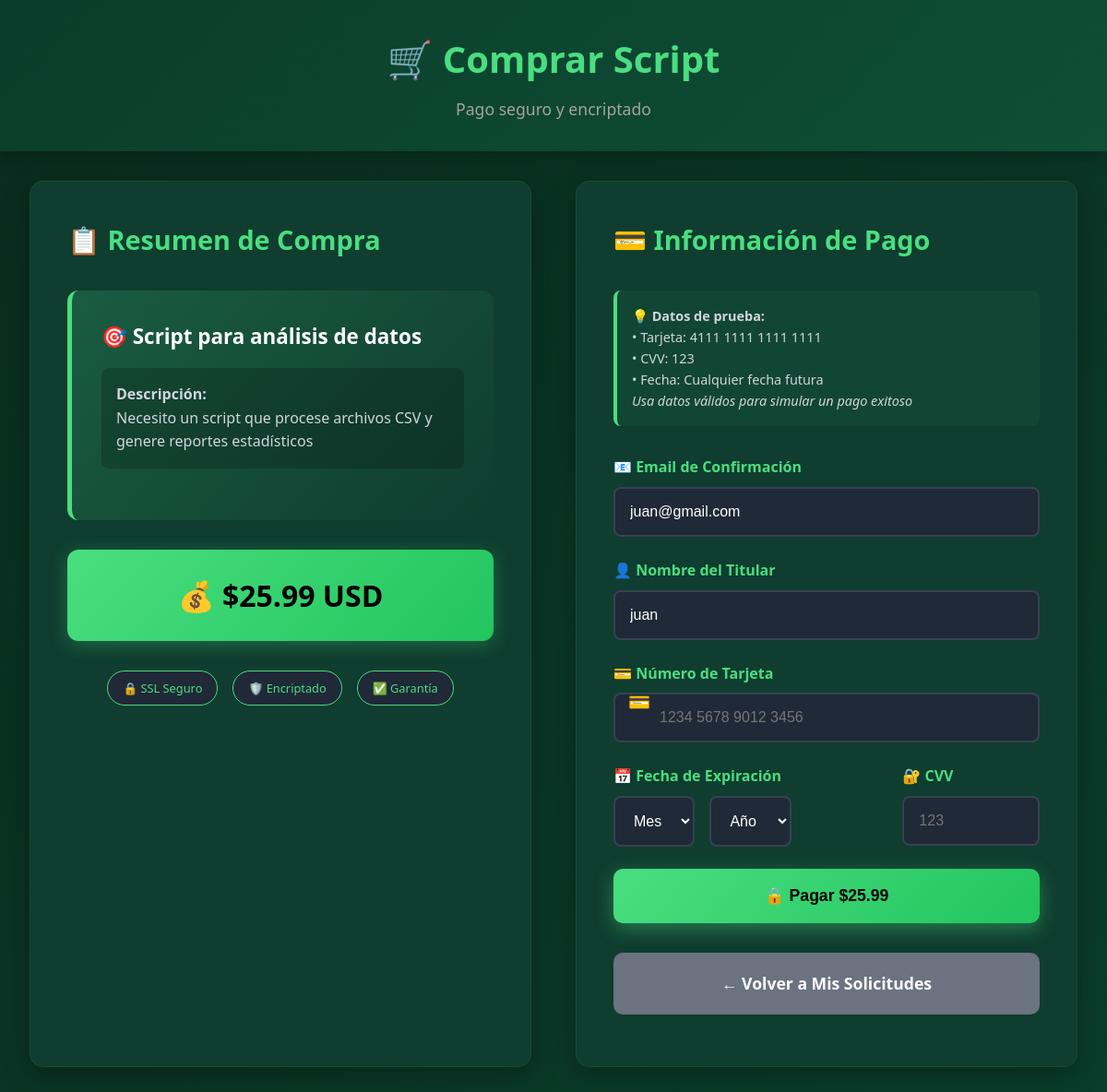
The app's page /comprar-script.php?solicitud_id=1 (signed in) with its own data.
### tables this page shows
CREATE TABLE solicitudes (
    id INT AUTO_INCREMENT PRIMARY KEY,
    usuario_id INT NOT NULL,
    titulo VARCHAR(255) NOT NULL,
    descripcion TEXT NOT NULL,
    estado ENUM('pendiente', 'en proceso', 'completado', 'rechazado') NOT NULL DEFAULT 'pendiente',
    fecha_creacion TIMESTAMP DEFAULT CURRENT_TIMESTAMP,
    FOREIGN KEY (usuario_id) REFERENCES usuarios(id) ON DELETE CASCADE
);

### database/PDO/Connection.php (called while the page is built, shortened)
<?php
class Connection
{
  private static $instance;
  private $connection;
  public static function getInstance()
  {
    if (!self::$instance instanceof self) {
      self::$instance =  new self;
    }
    return self::$instance;
  }
  public function getConnection()
  {
    return $this->connection;
  }
  private function makeConnection()
  {
    $this->connection = $this->conectarpdo();
  }
  private function conectarpdo()
  {
    $server = "localhost";
    $db = "TiendaScripts";
    $user = "root";
    $password = "caminante";
    try {
      $pdo = new \PDO("mysql:host=$server;dbname=$db", $user, $password, [
        \PDO::ATTR_ERRMODE => \PDO::ERRMODE_EXCEPTION,
        \PDO::ATTR_EMULATE_PREPARES => false
      ]);
      return $pdo;
    } catch (\PDOException $e) {
      echo "error al conectar con la db: " . $e->getMessage();
      die();
    }
  }
}

### app/Controllers/Functions.php (called while the page is built, shortened)
<?php
class Functions
{
  private $connection;
  public function __construct()
  {
    $this->connection = Connection::getInstance()->getConnection();
  }
  public function getSolicitudPorId($solicitud_id): array
  {
    try {
      $sql = "SELECT s.*, u.nombre as cliente_nombre, u.email as cliente_email,
                       r.archivo_script, r.mensaje as respuesta_mensaje,
                       d.nombre as desarrollador_nombre
                FROM solicitudes s
                INNER JOIN usuarios u ON s.usuario_id = u.id
                LEFT JOIN respuestas r ON s.id = r.solicitud_id
                LEFT JOIN usuarios d ON r.desarrollador_id = d.id
                WHERE s.id = ?";
      $stmt = $this->connection->prepare($sql);
      $stmt->execute([$solicitud_id]);
      $resultado = $stmt->fetch(\PDO::FETCH_ASSOC);
      return $resultado ? $resultado : ['error' => 'Solicitud no encontrada'];
    } catch (\PDOException $e) {
      return ['error' => 'Error al obtener solicitud: ' . $e->getMessage()];
    }
  }
  public function generarPrecioScript($solicitud_id): float
  {
    $precios_base = [15.99, 25.99, 35.99, 45.99, 55.99, 75.99, 99.99];
    $index = $solicitud_id % count($precios_base);
    return $precios_base[$index];
  }
}

### public/comprar-script.php (the view, shortened to what this page needs)
<?php
$funciones = new Functions();
$pago_exitoso = false;
$solicitud_id = isset($_GET['solicitud_id']) ? (int)$_GET['solicitud_id'] : 0;
$solicitud = $funciones->getSolicitudPorId($solicitud_id);
$precio = $funciones->generarPrecioScript($solicitud_id);
?>
<!DOCTYPE html>
<html lang="es">
<head>
</head>
<body>
  <div class="header">
    <h1>🛒 Comprar Script</h1>
    <p>Pago seguro y encriptado</p>
  </div>
  <div class="container">
    <?php if (!$pago_exitoso): ?>
      <div class="payment-layout">
        <div class="section">
          <h2>📋 Resumen de Compra</h2>
          <div class="product-info">
            <div class="product-title">
              🎯 <?php echo htmlspecialchars($solicitud['titulo']); ?>
            </div>
            <div class="product-description">
              <strong>Descripción:</strong><br>
              <?php echo nl2br(htmlspecialchars($solicitud['descripcion'])); ?>
            </div>
          </div>
          <div class="price-display">
            💰 $<?php echo number_format($precio, 2); ?> USD
          </div>
          <div class="security-badges">
            <div class="security-badge">🔒 SSL Seguro</div>
            <div class="security-badge">🛡️ Encriptado</div>
            <div class="security-badge">✅ Garantía</div>
          </div>
        </div>
        <div class="section">
          <h2>💳 Información de Pago</h2>
          <div class="form-tips">
            <strong>💡 Datos de prueba:</strong><br>
            • Tarjeta: 4111 1111 1111 1111<br>
            • CVV: 123<br>
            • Fecha: Cualquier fecha futura<br>
            <em>Usa datos válidos para simular un pago exitoso</em>
          </div>
          <form method="POST" id="payment-form" action="process.php">
            <div class="form-group">
              <label for="email">📧 Email de Confirmación</label>
              <input type="email"
                name="email"
                id="email"
                class="form-control"
                value="<?php echo htmlspecialchars($_SESSION['email']); ?>"
                required>
            </div>
            <div class="form-group">
              <label for="nombre_titular">👤 Nombre del Titular</label>
              <input type="text"
                name="nombre_titular"
                id="nombre_titular"
                class="form-control"
                placeholder="Nombre completo como aparece en la tarjeta"
                value="<?php echo htmlspecialchars($_SESSION['nombre']); ?>"
                required>
            </div>
            <div class="form-group card-input">
              <label for="numero_tarjeta">💳 Número de Tarjeta</label>
              <input type="text"
                name="numero_tarjeta"
                id="numero_tarjeta"
                class="form-control"
                placeholder="1234 5678 9012 3456"
                maxlength="19"
                required>
            </div>
            <div class="form-row">
              <div class="form-group">
                <label for="fecha">📅 Fecha de Expiración</label>
                <div class="form-row-three">
                  <select name="mes" id="mes" class="form-control" required>
                    <option value="">Mes</option>
                  </select>
                  <select name="año" id="año" class="form-control" required>
                    <option value="">Año</option>
                  </select>
                </div>
              </div>
              <div class="form-group">
                <label for="cvv">🔐 CVV</label>
                <input type="text"
                  name="cvv"
                  id="cvv"
                  class="form-control"
                  placeholder="123"
                  maxlength="4"
                  required>
              </div>
            </div>
            <button type="submit" name="procesar_pago" class="btn btn-primary" id="btn-pagar">
              <span id="btn-text">🔒 Pagar $<?php echo number_format($precio, 2); ?></span>
            </button>
          </form>
          <div style="text-align: center; margin-top: 2rem;">
            <a href="mis-solicitudes.php" class="btn btn-secondary">← Volver a Mis Solicitudes</a>
          </div>
        </div>
      </div>
    <?php endif; ?>
  </div>
</body>
</html>

### public/comprar-script.php (style rules this page uses)
* { margin: 0; padding: 0; box-sizing: border-box; }
body { font-family: 'Segoe UI', Tahoma, Geneva, Verdana, sans-serif; background: linear-gradient(135deg, #092c1f, #0a3d2b); color: #ffffff; line-height: 1.6; min-height: 100vh; }
.header { background: linear-gradient(135deg, #0a3d2b, #0f4f36); padding: 2rem; text-align: center; box-shadow: 0 4px 20px rgba(0, 0, 0, 0.3); }
.header h1 { color: #4ade80; font-size: 2.5rem; margin-bottom: 0.5rem; font-weight: 700; }
.header p { color: #a3a3a3; font-size: 1.1rem; }
.container { max-width: 1200px; margin: 2rem auto; padding: 0 2rem; }
.payment-layout { display: grid; grid-template-columns: 1fr 1fr; gap: 3rem; margin-top: 2rem; }
.section { background-color: #0f3d2f; border-radius: 15px; padding: 2.5rem; box-shadow: 0 8px 30px rgba(0, 0, 0, 0.3); border: 1px solid rgba(74, 222, 128, 0.1); }
.section h2 { color: #4ade80; margin-bottom: 2rem; font-size: 1.8rem; display: flex; align-items: center; gap: 0.5rem; }
.product-info { background: linear-gradient(135deg, #1a5c42, #0f3d2f); padding: 2rem; border-radius: 12px; margin-bottom: 2rem; border-left: 5px solid #4ade80; }
.product-title { color: #ffffff; font-size: 1.4rem; font-weight: 600; margin-bottom: 1rem; }
.product-description { color: #d1d5db; margin-bottom: 1.5rem; padding: 1rem; background-color: rgba(0, 0, 0, 0.2); border-radius: 8px; }
.price-display { background: linear-gradient(135deg, #4ade80, #22c55e); color: #000; padding: 1.5rem; border-radius: 12px; text-align: center; margin-bottom: 2rem; font-size: 2rem; font-weight: bold; box-shadow: 0 4px 20px rgba(74, 222, 128, 0.3); }
.form-group { margin-bottom: 1.5rem; }
.form-group label { display: block; margin-bottom: 0.5rem; color: #4ade80; font-weight: 600; }
.form-control { width: 100%; padding: 1rem; border: 2px solid #374151; border-radius: 8px; background-color: #1f2937; color: #ffffff; font-size: 1rem; transition: all 0.3s ease; }
.form-row { display: grid; grid-template-columns: 2fr 1fr; gap: 1rem; }
.form-row-three { display: grid; grid-template-columns: 1fr 1fr 1fr; gap: 1rem; }
.card-input { position: relative; }
.card-input::before { content: "💳"; position: absolute; left: 1rem; top: 50%; transform: translateY(-50%); font-size: 1.2rem; z-index: 1; }
.card-input .form-control { padding-left: 3rem; }
.security-badges { display: flex; justify-content: center; gap: 1rem; margin: 2rem 0; flex-wrap: wrap; }
.security-badge { background-color: #1f2937; padding: 0.5rem 1rem; border-radius: 20px; font-size: 0.8rem; color: #4ade80; border: 1px solid #4ade80; display: flex; align-items: center; gap: 0.5rem; }
.btn { padding: 1.2rem 2rem; border: none; border-radius: 10px; cursor: pointer; font-weight: 700; text-decoration: none; display: inline-flex; align-items: center; justify-content: center; gap: 0.5rem; transition: all 0.3s ease; font-size: 1.1rem; width: 100%; }
.btn-primary { background: linear-gradient(135deg, #4ade80, #22c55e); color: #000; box-shadow: 0 6px 20px rgba(74, 222, 128, 0.4); }
.btn-secondary { background-color: #6b7280; color: #fff; margin-bottom: 1rem; }
.form-tips { background-color: rgba(74, 222, 128, 0.05); padding: 1rem; border-radius: 8px; border-left: 4px solid #4ade80; margin-bottom: 2rem; font-size: 0.9rem; color: #d1d5db; }

### records on screen
solicitudes: titulo "Script para análisis de datos", descripcion "Necesito un script que procese archivos CSV y genere reportes estadísticos"

### other values on screen
$precio "25.99"
